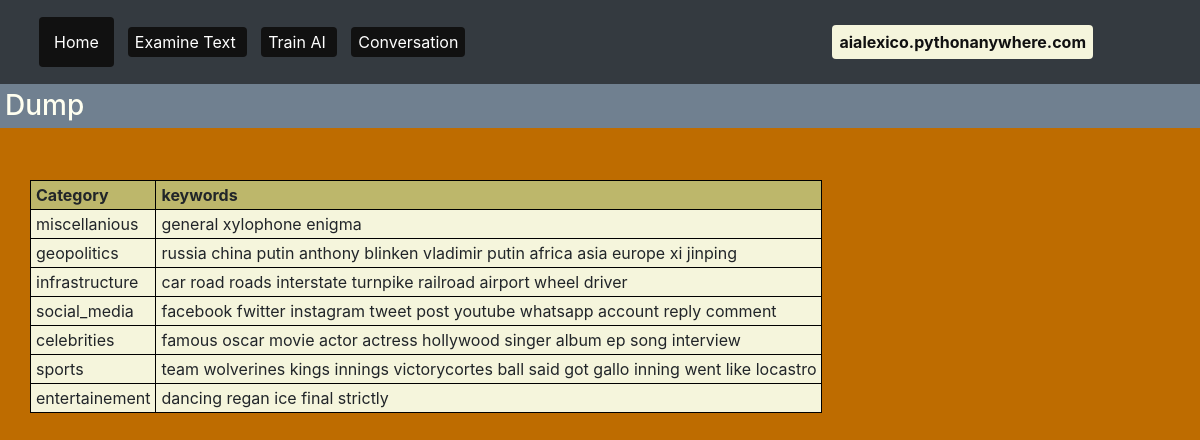
The page /dump on the database as committed earlier.
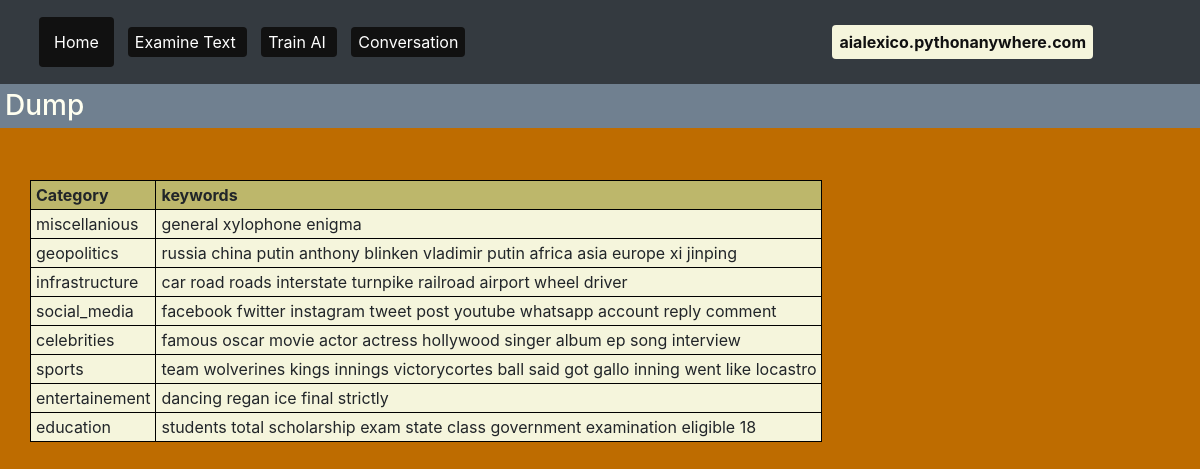
The same page on the database as committed later.
### tables this page shows
CREATE TABLE topics
        (topic_id integer primary key autoincrement,
        name text,
        word_list text);

### flask_app.py (the view)
@app.route('/dump')
def dump():
    ai_dict = get_ai_dict()
    return render_template("dump.html", ai_dict=ai_dict)

### db.py (called while the page is built)
def get_ai_dict():
    result = sql.execute("select * from topics")
    data = result.fetchall()
    output = {}
    for item in data:
        output[item[1]] = item[2]
    return output

### templates/dump.html (shortened to what this page needs)
{% extends 'layout.html' %}
{% set page_title="Dump" %}
{% block content %}
    <h3>Dump</h3>
    <br>
    <div class="container">
        <table>
            <tr><th>Category</th><th>keywords</th></tr>
            {% for key in ai_dict %}
            <tr>
                <td>{{key}}</td>
                <td>{{ai_dict[key]}}</td>
            </tr>
            {% endfor %}
        </table>
    </div>
{% endblock %}

Rows that differ between the two databases and show on the page:
added topics: name "education", name+word_list "students total scholarship exam state class government examination eligible 18"
